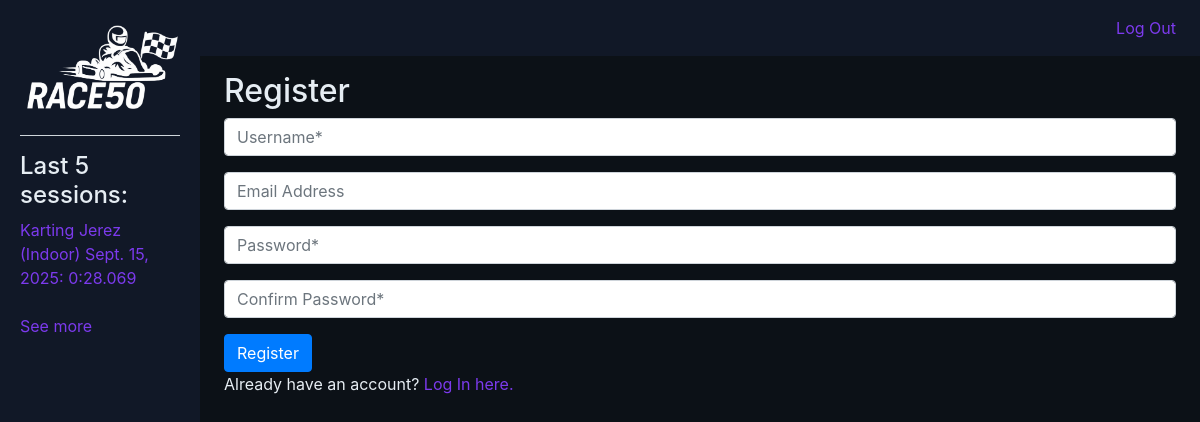
Before: /race50/register/ (signed in) with the older database file.
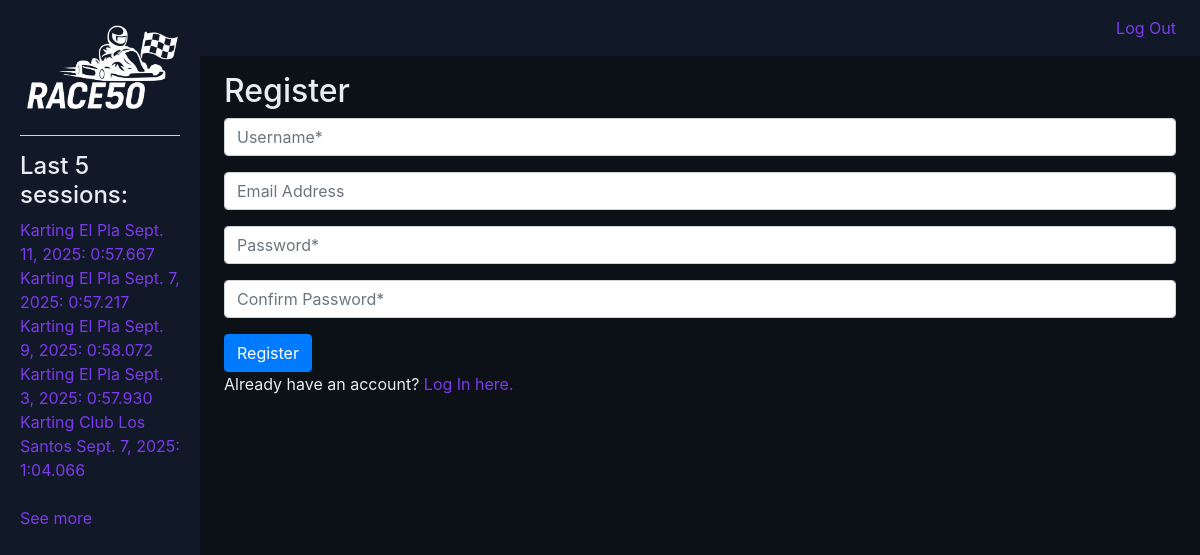
After: the same page with the newer database file.
### race50/models.py (models this page shows, shortened)
class Session(models.Model):
    user = models.ForeignKey(settings.AUTH_USER_MODEL, on_delete=models.CASCADE, related_name="sessions")
    external_id = models.CharField(max_length=200, null=True, blank=True)
    track = models.CharField(max_length=100)
    date = models.DateField()
    laps_count = models.PositiveIntegerField()
    best_lap_ms = models.PositiveIntegerField()
    best_lap_number = models.PositiveIntegerField()
    worst_lap_ms = models.PositiveIntegerField()
    avg_lap_ms = models.PositiveIntegerField()
    tbl_ms = models.PositiveIntegerField()
    consistency_percent = models.FloatField()
    notes = models.TextField(blank=True)
    created_at = models.DateTimeField(auto_now_add=True)
    class Meta:
        indexes = [models.Index(fields=["user", "date"])]

### race50/views.py (the view)
# urls.py: path("register/", views.register_view, name="register"),
def register_view(request):
    if request.method == "POST":
        username = request.POST["username"]
        email = request.POST["email"]
        if username == '':
            return render(request, "race50/register.html", {
                "message": "You must set a Username"
            })
        password = request.POST["password"]
        confirmation = request.POST["confirmation"]
        if password == '':
            return render(request, "race50/register.html", {
                "message": "You must set a Password"
            })
        else:
            if password != confirmation:
                return render(request, "race50/register.html", {
                    "message": "Passwords must match."
                })
        try:
            user = User.objects.create_user(username, email, password)
            user.save()
        except IntegrityError:
            return render(request, "race50/register.html", {
                "message": f'An account with this username already exists, please login <a href="{reverse("login")}">here</a>'
            })
        login(request, user)
        return HttpResponseRedirect(reverse("index"))
    else:
        return render(request, "race50/register.html")

### race50/templatetags/race50_extras.py (called while the page is built)
@register.filter(name="format_ms")
def format_ms(ms):
    try:
        ms = int(ms)
    except (TypeError, ValueError):
        return ""  # or return ms
    minutes = ms // 60000
    seconds = (ms % 60000) // 1000
    millis  = ms % 1000
    return f"{minutes}:{seconds:02d}.{millis:03d}"

### race50/views.py (called while the page is built)
def global_context(request):
    if request.user.is_authenticated:
        last_five = Session.objects.filter(user=request.user).order_by('-created_at')[:5]
        return {
            "last_five": last_five
        }
    else:
        last_five = Session.objects.none()
        return {
            "last_five": last_five
        }

### race50/templates/race50/register.html (shortened to what this page needs)
{% extends "race50/layout.html" %}
{% block body %}
    <h2>Register</h2>
    <form action="{% url 'register' %}" method="post">
        <div class="form-group">
            <input class="form-control" autofocus type="text" name="username" placeholder="Username*">
        </div>
        <div class="form-group">
            <input class="form-control" type="email" name="email" placeholder="Email Address">
        </div>
        <div class="form-group">
            <input class="form-control" type="password" name="password" placeholder="Password*">
        </div>
        <div class="form-group">
            <input class="form-control" type="password" name="confirmation" placeholder="Confirm Password*">
        </div>
        <input class="btn btn-primary" type="submit" value="Register">
    </form>
    <p>Already have an account? <a href="{% url 'login' %}">Log In here.</a></p>
{% endblock %}

### race50/templates/race50/layout.html (shortened to what this page needs)
{% load static %}
{% load race50_extras %}
<!DOCTYPE html>
<html lang="en">
    <head>
        <link rel="stylesheet" href="https://stackpath.bootstrapcdn.com/bootstrap/4.4.1/css/bootstrap.min.css">
        <link rel="stylesheet" href="{% static 'race50/css/style.css' %}">
    </head>
    <body>
        <div class="container-fluid">
            <div class="row g-0">
            <div class="sidebar col-lg-2 col-md-3">
                <div class="logo-wrap">
                <a href="{% url 'index' %}">
                    <img class="logo" src="{% static 'race50/images/RACE50 - logo.png' %}" alt="Race50 Logo">
                </a>
                </div>
                <hr>
                {% block nav %}
                <div>
                    {% if user.is_authenticated %}
                        <h4>Last 5 sessions:</h4>
                        {% if last_five %}
                            {% for session in last_five %}
                                <a href="{% url 'session' session.id %}">{{ session.track }} {{ session.date }}: {{ session.best_lap_ms|format_ms }}</a><br>
                            {% endfor %}
                            <br>
                            <a href="{% url 'sessions' %}">See more</a>
                        {% else %}
                            <h6>No sessions yet.</h6>
                        {% endif %}
                    {% endif %}
                </div>
                {% endblock %}
            </div>
            <div class="main col-lg-10 col-md-9">
                <nav class="navbar navbar-expand-lg">
                <div class="container-fluid px-0">
                    <ul class="navbar-nav ml-auto">
                    {% if user.is_authenticated %}
                        <li class="nav-item">
                        <a class="nav-link" href="{% url 'logout' %}">Log Out</a>
                        </li>
                    {% endif %}
                    </ul>
                </div>
                </nav>
                <div class="inside-body">
                {% block body %}{% endblock %}
                </div>
            </div>
            </div>
        </div>
    </body>
</html>

Changed rows visible on the page:
no longer on this page (row unchanged): Session: track "Karting Jerez (Indoor)", date "Sept. 15, 2025", best_lap_ms "0:28.069"
added Session: track "Karting El Pla", date "Sept. 11, 2025", best_lap_ms "0:57.667"
added Session: track "Karting El Pla", date "Sept. 7, 2025", best_lap_ms "0:57.217"
added Session: track "Karting El Pla", date "Sept. 9, 2025", best_lap_ms "0:58.072"
added Session: track "Karting El Pla", date "Sept. 3, 2025", best_lap_ms "0:57.930"
added Session: track "Karting Club Los Santos", date "Sept. 7, 2025", best_lap_ms "1:04.066"
